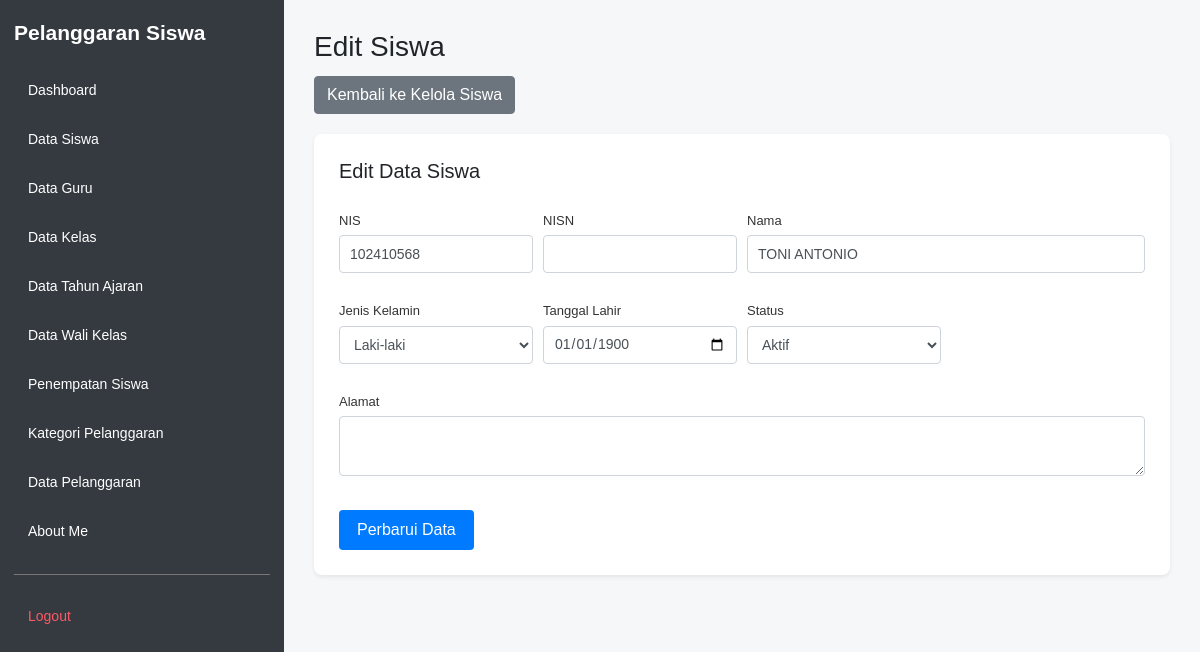
Screenshot of /edit_siswa.php?id=150 (signed in) with the database file from the repository.
### tables this page shows
CREATE TABLE `t_siswa` (
  `id` int(11) NOT NULL AUTO_INCREMENT,
  `nis` varchar(20) DEFAULT NULL,
  `nisn` varchar(20) DEFAULT NULL,
  `nama` varchar(150) DEFAULT NULL,
  `jenis_kelamin` varchar(4) NOT NULL,
  `tanggal_lahir` date NOT NULL,
  `alamat` text NOT NULL,
  `status_aktif` tinyint(1) NOT NULL,
  `created_at` timestamp NOT NULL DEFAULT current_timestamp(),
  `updated_at` timestamp NOT NULL DEFAULT current_timestamp(),
  PRIMARY KEY (`id`),
  UNIQUE KEY `uq_t_siswa_nisn` (`nisn`),
  UNIQUE KEY `uq_t_siswa_nis` (`nis`)
);

### edit_siswa.php (the view, shortened to what this page needs)
<?php
require_once __DIR__ . '/config/koneksi.php';
$id = (int) $_GET['id'];
$stmt = mysqli_prepare($koneksi, "SELECT * FROM t_siswa WHERE id = ?");
mysqli_stmt_bind_param($stmt, 'i', $id);
mysqli_stmt_execute($stmt);
$hasil = mysqli_stmt_get_result($stmt);
$siswa = mysqli_fetch_assoc($hasil);
?>
<!DOCTYPE html>
<html lang="id">
<head>
    <link rel="stylesheet"
          href="https://cdn.jsdelivr.net/npm/bootstrap@4.1.3/dist/css/bootstrap.min.css">
    <link rel="stylesheet" href="layout/layout.css">
</head>
<body>
<?php require_once __DIR__ . '/layout/sidebar.php'; ?>
<main class="app-main">
    <div class="page-header">
        <h1>Edit Siswa</h1>
        <a href="kelola_siswa.php" class="btn btn-secondary">
            Kembali ke Kelola Siswa
        </a>
    </div>
    <div class="form-card form-card-full shadow-sm mb-4">
        <h5 class="mb-3">Edit Data Siswa</h5>
        <form action="proses_edit_siswa.php" method="POST">
            <div class="form-row">
                <div class="form-group col-md-3">
                    <label>NIS</label>
                    <input type="text" name="nis" class="form-control"
                           maxlength="15" inputmode="numeric" pattern="[0-9]*"
                           value="<?= htmlspecialchars((string)($siswa['nis'] ?? ''), ENT_QUOTES, 'UTF-8'); ?>">
                </div>
                <div class="form-group col-md-3">
                    <label>NISN</label>
                    <input type="text" name="nisn" class="form-control"
                           maxlength="10" inputmode="numeric" pattern="[0-9]*" required
                           value="<?= htmlspecialchars((string)($siswa['nisn'] ?? ''), ENT_QUOTES, 'UTF-8'); ?>">
                </div>
                <div class="form-group col-md-6">
                    <label>Nama</label>
                    <input type="text" name="nama" class="form-control" required
                           value="<?= htmlspecialchars((string)($siswa['nama'] ?? ''), ENT_QUOTES, 'UTF-8'); ?>">
                </div>
            </div>
            <div class="form-row">
                <div class="form-group col-md-3">
                    <label>Jenis Kelamin</label>
                    <select name="jenis_kelamin" class="form-control" required>
                        <option value="L" <?= ($siswa['jenis_kelamin'] ?? '') === 'L' ? 'selected' : ''; ?>>
                            Laki-laki
                        </option>
                    </select>
                </div>
                <div class="form-group col-md-3">
                    <label>Tanggal Lahir</label>
                    <input type="date" name="tanggal_lahir" class="form-control" required
                           value="<?= htmlspecialchars((string)($siswa['tanggal_lahir'] ?? ''), ENT_QUOTES, 'UTF-8'); ?>">
                </div>
                <div class="form-group col-md-3">
                    <label>Status</label>
                    <select name="status_aktif" class="form-control" required>
                        <option value="1" <?= (int)($siswa['status_aktif'] ?? 0) === 1 ? 'selected' : ''; ?>>Aktif</option>
                    </select>
                </div>
            </div>
            <div class="form-group">
                <label>Alamat</label>
                <textarea name="alamat" rows="2" class="form-control" required><?= htmlspecialchars((string)($siswa['alamat'] ?? ''), ENT_QUOTES, 'UTF-8'); ?></textarea>
            </div>
            <button type="submit" name="edit" class="btn btn-primary">
                Perbarui Data
            </button>
        </form>
    </div>
</main>
</body>
</html>

### layout/layout.css (style rules this page uses)
* { box-sizing: border-box; }
html, body { margin: 0; padding: 0; min-height: 100vh; font-family: Arial, sans-serif; background: #f5f7f9; }
.app-main { display: block; width: auto; min-width: 0; min-height: 100vh; margin-left: 284px; padding: 30px; }
.app-main h1, .app-main h2 { margin-top: 0; }
.page-header { margin-bottom: 20px; }
.page-header h1 { font-size: 28px; margin-bottom: 12px; }
.form-card { background: #ffffff; border-radius: 8px; padding: 25px; max-width: 720px; }
.form-card-full { max-width: 100%; }
.form-card label { display: block; font-size: 13px; margin: 12px 0 5px; color: #333; }
.form-card input[type="text"], .form-card input[type="email"], .form-card input[type="password"], .form-card input[type="date"], .form-card input[type="number"], .form-card select, .form-card textarea { width: 100%; padding: 8px 10px; border: 1px solid #ced4da; border-radius: 4px; font-size: 14px; box-sizing: border-box; }
.form-card textarea { resize: vertical; }
.form-card button { margin-top: 18px; padding: 8px 18px; border: none; border-radius: 4px; cursor: pointer; }

### rows the page displays
t_siswa: nis "102410568", nama "TONI ANTONIO", jenis_kelamin "Laki-laki", tanggal_lahir "01/01/1900", status_aktif "Aktif"

### other values shown
$label "Dashboard"
$label "Data Siswa"
$label "Data Guru"
$label "Data Kelas"
$label "Data Tahun Ajaran"
$label "Data Wali Kelas"
$label "Penempatan Siswa"
$label "Kategori Pelanggaran"
$label "Data Pelanggaran"
$label "About Me"
